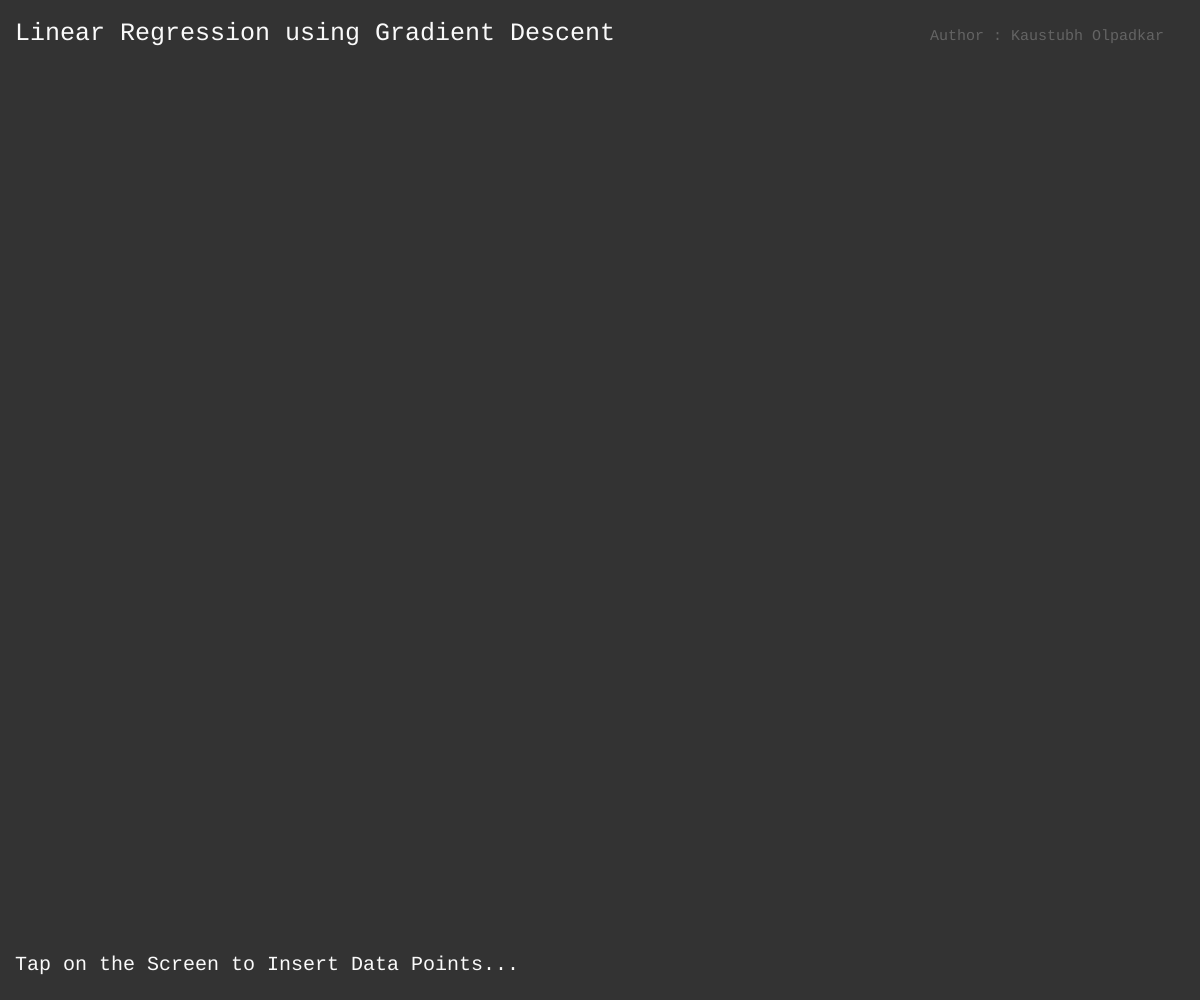
Frame 1 (no input)
Frame 60 (no input): identical to frame 1, image omitted
Frame 120 (the mouse pressed at the canvas centre since frame 60): identical to frame 1, image omitted

The p5.js sketch that drew this single still picture (run headless with seeded random() and noise() and a simulated clock; from frame 60 on, the mouse is pressed at the canvas centre):

// p5.js sketch
// ── sketch.js
var X = [];
var Y = [];

var T;
var learningRate = 0.0001;

var instruction = "Tap on the Screen to Insert Data Points...";

function setup () {

  createCanvas(windowWidth, windowHeight);
  T = [Math.random(height), 4.0];
}

function draw () {
  background(51);

  fill(250);
  noStroke();
  textFont('monospace');
  textSize(25);
  text("Linear Regression using Gradient Descent", 15, 40);
  textSize(20);
  text(instruction, 15, windowHeight - 30);
  fill(100);
  textSize(15);
  text("Author : Kaustubh Olpadkar", windowWidth - 270, 40);
  noFill();
  noStroke();

  plotData();
  if (X.length >= 2) {
    gradientDescent();
    fit();
    // console.log(cost());
  }
  noFill();
}

function mouseClicked () {
  X.push(mouseX);
  Y.push(mouseY);
}

function gradientDescent () {
  T[0] -= learningRate * gradient(0) * 10000;
  T[1] -= learningRate * gradient(1) * 0.01;
}

function gradient (n) {
  ans = 0.0;
  for (var i = 0; i < X.length; i++) {
    if (n == 0) {
      ans += (h(X[i]) - Y[i]);
    } else if (n == 1) {
      ans += (h(X[i]) - Y[i]) * X[i];
    }
  }
  // console.log(ans);
  return ans / X.length;
}

function cost () {
  ans = 0.0;
  for (var i = 0; i < X.length; i++) {
    ans += (h(X[i]) - Y[i]) * (h(X[i]) - Y[i]);
  }
  return ans / X.length;
}

function fit () {
  x1 = 0;
  y1 = Math.trunc(h(x1));
  x2 = width;
  y2 = Math.trunc(h(x2));

  stroke(255);
  line(x1, y1, x2, y2);
}

function h (x) {
  return T[0] + T[1] * x;
}

function plotData () {
  noStroke();
  fill(255);
  for (var i = 0; i < X.length; i++) {
    ellipse(X[i], Y[i], 10);
  }
  noFill();
}

function setRadomly () {
  T[0] = Math.tan(Math.random(Math.PI));
  T[1] = Math.random(20);
}
